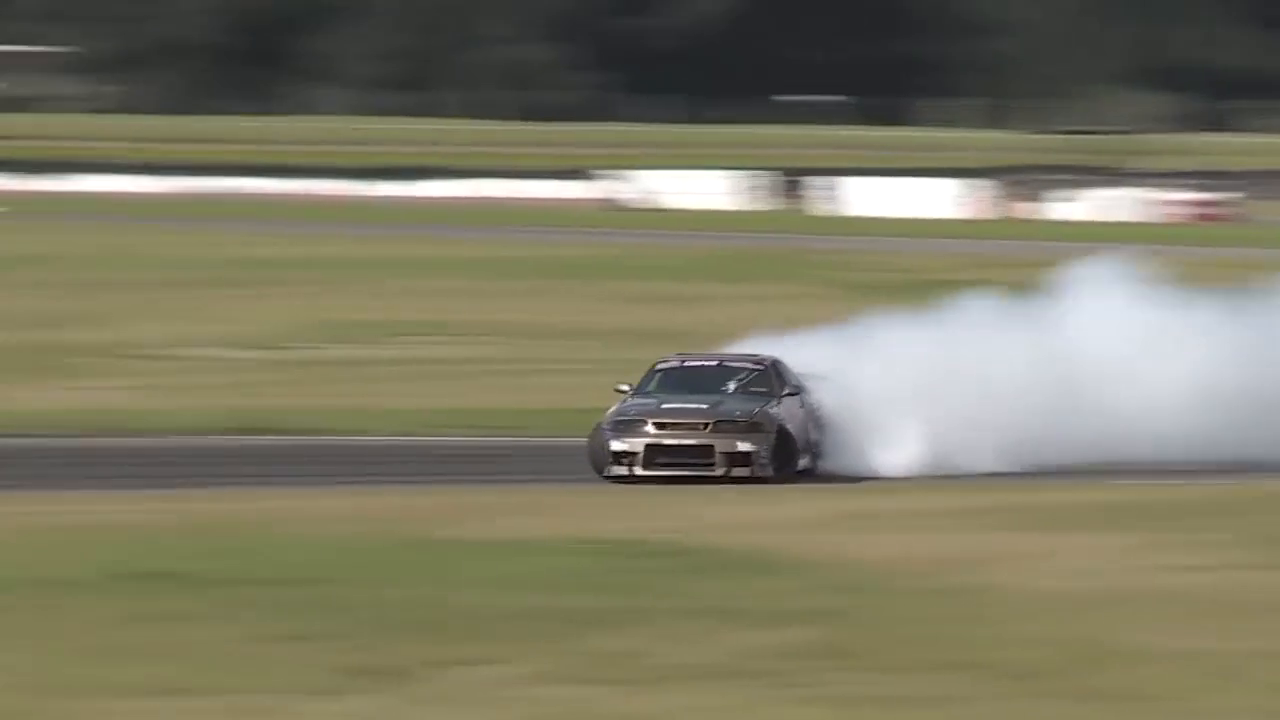
//> input picture frame 23 of vid1.mp4, 1280 x 720 px
$ ./main   (built with g++ and OpenCV 4)
//> lines starting //> are read from the running program, lines starting //| are printed output that depends on the picture
#include <opencv2/opencv.hpp>
#include <chrono>
#include <iostream>
#include <thread>

using namespace std;
using namespace cv;

string pixelToASCII(int pixel_intensity) {
    const string ASCII_CHARS = " .'`^\",:;~-_+<>i!lI?/\\|()1{}[]rcvunxwzjftLCJUYXQZ0Omwqpdbkhao*#MW&8%B@$";
    return string(1, ASCII_CHARS[pixel_intensity * ASCII_CHARS.length() / 256]);
}

int main() {
    string video_path = "C:\\Users\\66985\\Downloads\\vid1.mp4";
    VideoCapture cap(video_path);

    if (!cap.isOpened()) {
        cerr << "Error opening video file." << endl;
        return -1;
    }

    double fps = cap.get(CAP_PROP_FPS);
    if (fps < 1e-5) {
        cerr << "Invalid FPS value." << endl;
        return -1;
    }

    int frame_duration_ms = static_cast<int>(1000.0 / fps);


    int width = 120;
    int height = static_cast<int>(width * cap.get(CAP_PROP_FRAME_HEIGHT) / cap.get(CAP_PROP_FRAME_WIDTH) * 0.5);

    Mat frame, gray_frame, resized_frame;

    while (true) {
        auto frame_start_time = chrono::system_clock::now();
        cap >> frame;
//> frame is the input picture: 720 rows x 1280 cols, CV_8UC3; mean B, G, R 100.6, 122.4, 125.5
        if (frame.empty())
            break;

        cvtColor(frame, gray_frame, COLOR_BGR2GRAY);
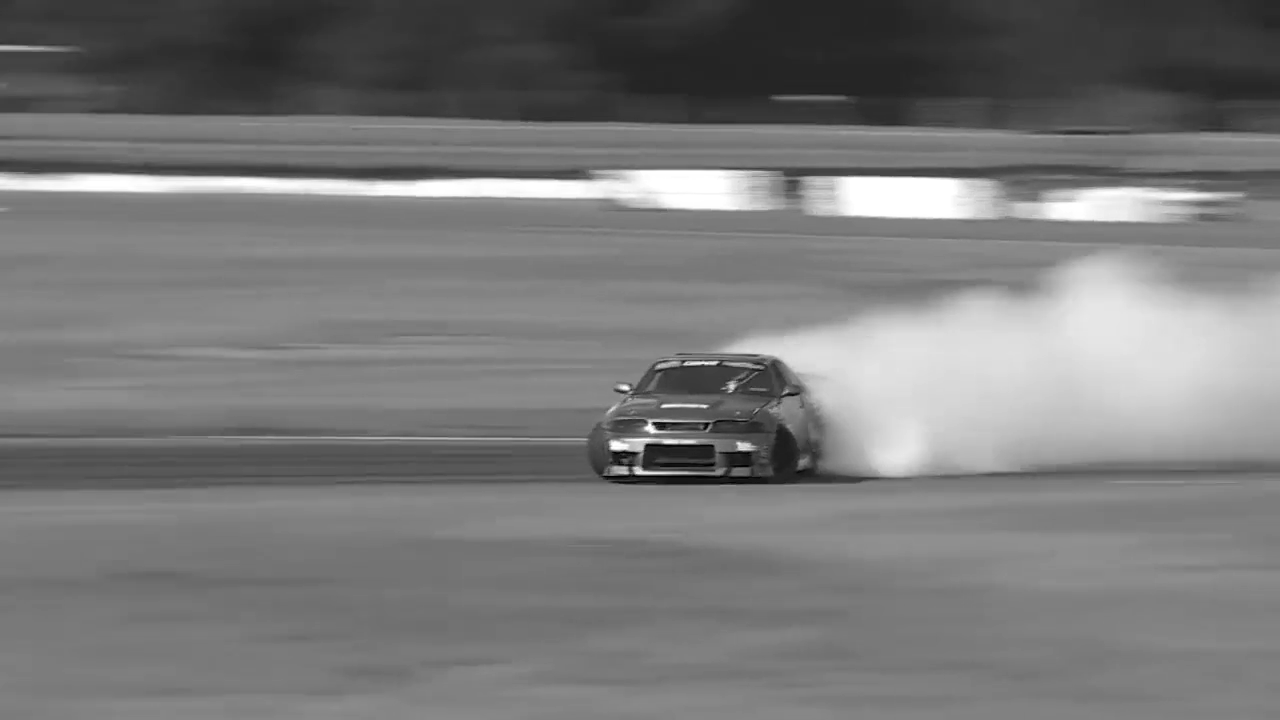
//> gray_frame: 720 rows x 1280 cols, CV_8UC1; min 0, max 255, mean 120.8
        resize(gray_frame, resized_frame, Size(width, height), 0, 0, INTER_LINEAR);
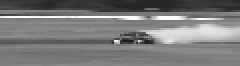
//> resized_frame: 33 rows x 120 cols, CV_8UC1 (shown 2 times larger); min 22, max 255, mean 121.9

        string ascii_frame;
        for (int i = 0; i < height; i++) {
            for (int j = 0; j < width; j++) {
                ascii_frame += pixelToASCII(resized_frame.at<uchar>(i, j));
            }
            ascii_frame += "\n";
        }

#ifdef _WIN32
        system("cls");
#else
        system("clear");
#endif

        cout << ascii_frame;
//| i!!!i>iiiiiiiii!i!i>><<++++++_++<<>i>>>>>>>>>>>>>>><<++__---_+<<>>>>+_---------------_+++<>>iii!!!!ii>>>>>><<<<>><<<+___
//| !l!llll!!!!iiiiiiii><+__-___+<>>ii!!i>>><>>>>iii>><++________++____-------------------__++++<<>iiiiiiiiiii>>>iiii>ii>><<
//| IIIIIIl!!ii><<<<++<+___---_+<>>i!!i>>><<<>>ii!!!!!!!><++-----~~~~---------___-__--_____++<<<>>iiiiiii!iiii>>>iiiii!!iii>
//| ||||\//IIl!!!!!!i>><<+++++<<<>>>i!i>>><<<>>>>>>><<>>>>>><+_---~---~~~-~~--------------__++<<>>>>iii!!!!i>><<+_+++__+++++
//| III???/////?III!ii>>>>>>>>ilII?/?IIIIIl!!!I!!!!!!!!!!!i><>><><<<_______+(rccrr]?>+++<<>>iilllii!!!llI??\\\\\\/I!><_+++++
//| xwwxwwwwwxwwxwxwwwxxxxxnwwwnxxxxnxxnxxwnnuvc]{(??>><<<>>>>ii!iii>>>>>iiiiiii!i!i><++>!III??/?I?///\|||||((|\??l!!i>lI/\|
//| nxxxnnnnuuvv]][[[[}}[[[]]]r]]]]rr]rccccccvuuccccccccvvvvvvvvvvvvvuuuuuuuuunuuuuunnnnnnnnxxxxxxxxnnnnuuuuuuuuxxxwwzzzjjjj
//| !II?III/\||()((1{{))))1{{{{]]]]]rr]]]rr]cccvvuuuuuuuuuuuuvuuuuuuuunnnunuununnxxxnnnunnnxnnnuvvcr]]rrc]cccvnxxwxwnnnnxxxn
//| W&8BBB@@$$$$$@@B%8888%%@@@@@%%B%%&M%@88@$$$$@$$$$$$$@@@%%%B%@$$$$$$$8*qZjc|t0Oo@$$$$$$$$$@odwCr}[[[[[[]]rcrr[r[[{{{{{){{
//| xuunuunuuuuuuuuuuuuuunnnuunnuuuunnnnnxxxxxxwxxxwwwwwwzzzxnxY0moW%$$@B#hw0UfXqo*%$$$$$$$$$B&od0Zpbh8$$$%8&W#kdpmYzxnnxwzz
//| xxxxxxxxxxxxxxxxxxxxxxxxxxxxxxxxxnnxnnnnnnnnnnnnnwxwwwwwwnuunuuuvvuuuunnuuuuuuuunnnnnnnxxxxnnnxxxnxxxxxxxxxxwxwwxxxxnxxx
//| wwwwwwwwwwwwwwwzzzzzzzzjfjjjjzjjzjzzzzzjjzzzzzzzzzzzzzzzzzxwwwwwwxxxxnnnxxnnnnnxxwwwwzzzzjjjzzzzzzzjjffCCJCfjffftffffftf
//> (the first 12 of 13 printed lines)

        auto frame_end_time = chrono::system_clock::now();
        auto frame_elapsed_time = chrono::duration_cast<chrono::milliseconds>(frame_end_time - frame_start_time);

        if (frame_duration_ms > frame_elapsed_time.count())
            this_thread::sleep_for(chrono::milliseconds(frame_duration_ms - frame_elapsed_time.count()));
    }

    return 0;
}

$ run again, starting later in the video
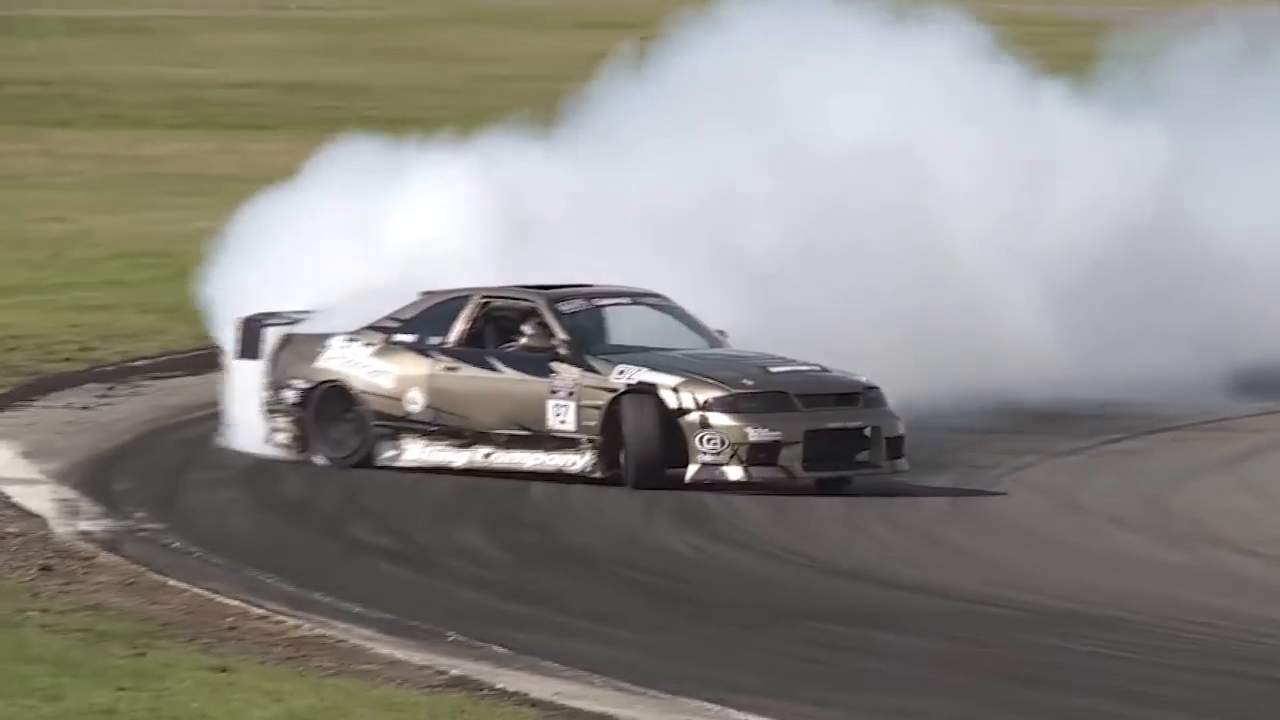
//> input picture frame 105 of vid1.mp4, 1280 x 720 px
//> frame is the input picture: 720 rows x 1280 cols, CV_8UC3; mean B, G, R 129.8, 135.6, 137.4
//> `cvtColor(frame, gray_frame, COLOR_BGR2GRAY);`:
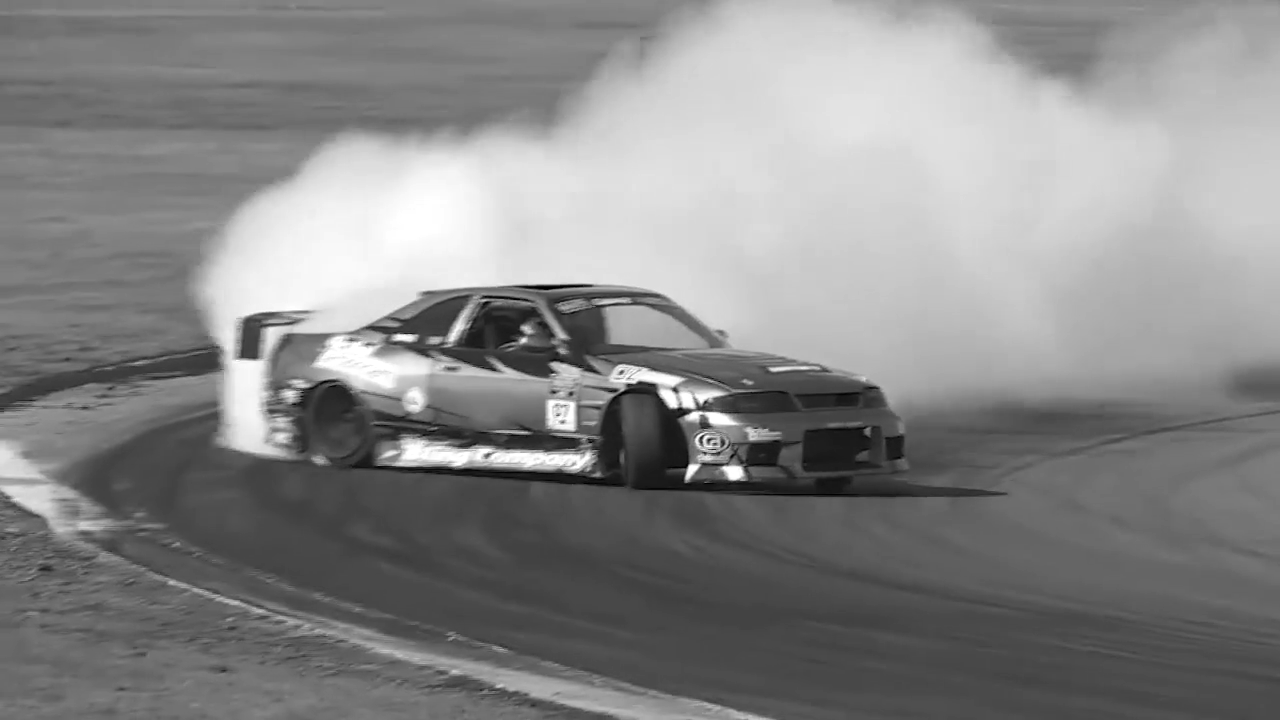
//> gray_frame: 720 rows x 1280 cols, CV_8UC1; min 0, max 255, mean 135.3
//> `resize(gray_frame, resized_frame, Size(width, height), 0, 0, INTER_LIN..`:
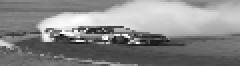
//> resized_frame: 33 rows x 120 cols, CV_8UC1 (shown 2 times larger); min 7, max 255, mean 135.2
//| nnxzzwwzzzzzzzzzzzzzzwwzxxxwxxnnwzwwwwwwwxxnnnnnnnnxxxxxxxxxwxzfCCY0qppddddddppqmm0XYXXQXYCfjzzzfjjjjffffffffftLCCUUJJUU
//| ]rccccrrcccccccuuunnnxxwwxnnnnuuuvunnnnxxwwxxwwwwwxxxxxxxwwwwjCQOwwdbkhkhhhhhkkkkkbdddddpqwOXfzxnxxnnnnwftLCCJJJYXQQXYYY
//| uuunuunnnnnnnnnnnxnnnxxxnnnnnuuuuuuuvuuvunnnxxxwwwxwxxxnutCLLQOqbkhhaaaaaaaooooooaaoaaaaakdqmXUfzxnuuuxfLCCJUXZ0000ZQXQZ
//| vvuuuuuuuunnnnnxxxxxxwwwwwwxxxxwxxxxxxxxxxxnuuuuuuuuuunjXQ00mqbkhhaaaaaaoo*************oaaahkbdwQYJtjzLJYQXXZ0Ommmm00mmm
//| ]][}]]]rrrcvuuvvcccvuvuuuuvvcvvccvvvuuuuuuuuunuuuuuuxtJZmqdkkkhhhaaaaaaoo****#######****oooaaahbdbkpm00000000mmwwwmwwwww
//| ]]]]r]]]r]]]]]rcccr]rccrccrrrrrrrr]r]]]]ccvvvuxzjjzwCQmpkkhhaaaaaaooooooo***###MM######***oaaaaahaaaakbbppppqqqqqqqqqqpp
//> (the first 6 of 13 printed lines)

$ run again, starting later in the video
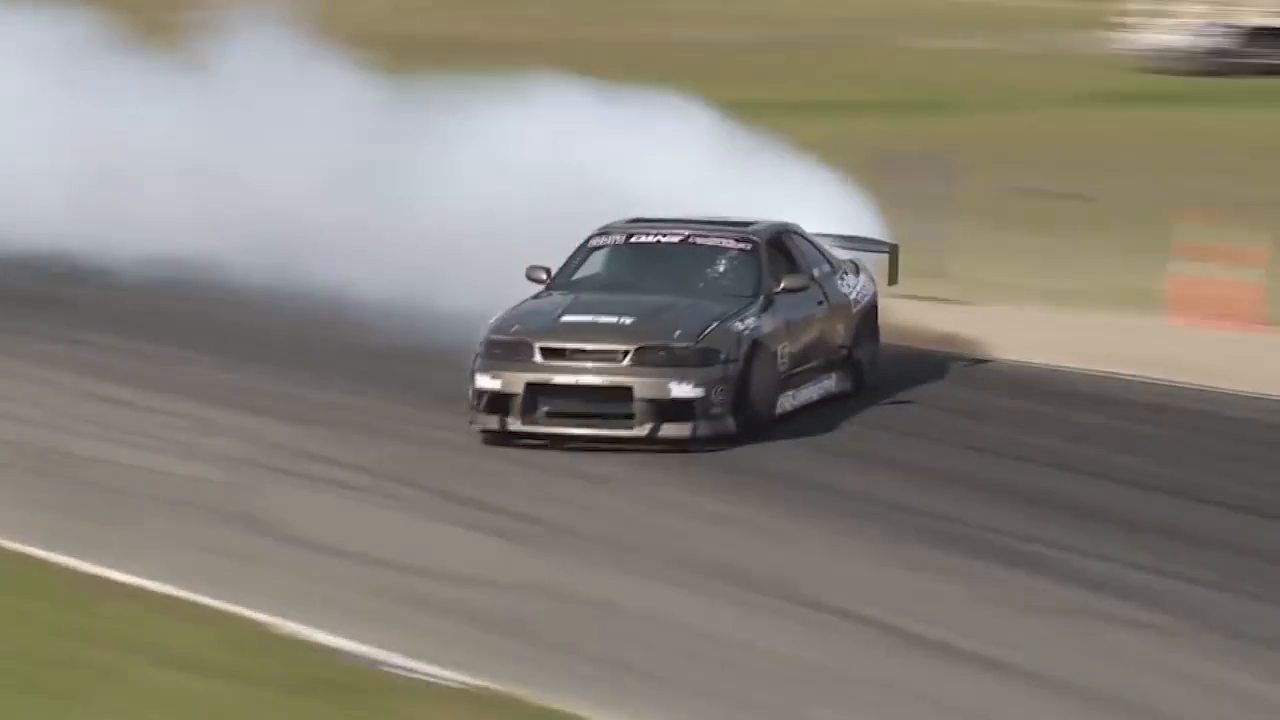
//> input picture frame 188 of vid1.mp4, 1280 x 720 px
//> frame is the input picture: 720 rows x 1280 cols, CV_8UC3; mean B, G, R 121.5, 131.3, 136.2
//> `cvtColor(frame, gray_frame, COLOR_BGR2GRAY);`:
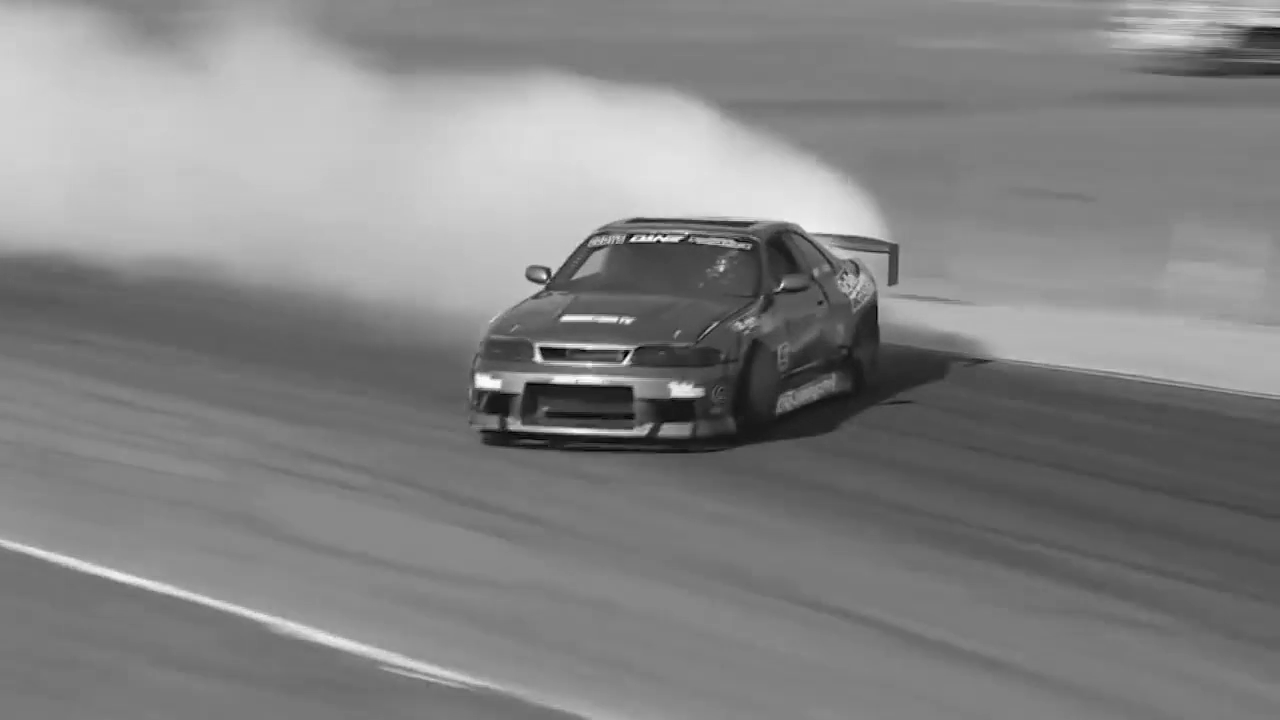
//> gray_frame: 720 rows x 1280 cols, CV_8UC1; min 0, max 255, mean 131.6
//> `resize(gray_frame, resized_frame, Size(width, height), 0, 0, INTER_LIN..`:
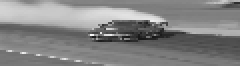
//> resized_frame: 33 rows x 120 cols, CV_8UC1 (shown 2 times larger); min 23, max 250, mean 131.5
//| m00ZZQXYJLzzxxwwwjfLCJUYUUJLtfzzzzzzwwwwwwwwwwwwwwzwwwxxxxxwwwwwwwwwzwwzzzzzzzzzzzzzzwwzzzzzzzzzzzzjzzzjtfCCCYOddwXYQ0Z0
//| dddppwwm0QYCtzzzftCUYQZ000ZYULzzwxxxxxxwwwwwwwwwwwwwwwwwwwwwwwwzzzzzzzzwwwwwwwwwwwwwwwwwwwwzzwwwzzzjjfLYQZZwOwwwXYtv)+++
//| bbdddpqwwmOZQXXYYXXZOmwqwwwm0ZQYCLfzxuuuuuuuuuunnnnnnnnnnnnnnnnnnnnnnnnnnnnnnnnnxxxxxxxxxxxxxxxxwxxxwzzzwzzwxnu][|/?||(1
//| hhkkbbdddpppqqwwwmmmwqpppppqqqqqwOQYCLLCCCCCJJJJUUYXYJtjwxxxxnnnnnnnnnnnnnnnnnnnnnnnnnnxxxxxxxxxxxxxxxxxxnxxnur1(\\||(((
//| hhkkkkbbbdddbdddddppppppddddddddppqwm0000OOmwwwqqpbbbkbdwmmmmmm0YLwxxxnxnnnnnnnnnnnuuuuuuuunuuuuuuuuvvccc]]]]]]rrrrrccrr
//| hhhkkkkbbbbbbbbbbbdddddddddddddddpppqqqppddbkkhaaaaoooooaaaaaaahkkd0Jjwxxxxxxxxxxxxnxxxxxxxwwwwwxwwwwwwwwwwwwwwwwwwwwwww
//> (the first 6 of 13 printed lines)
